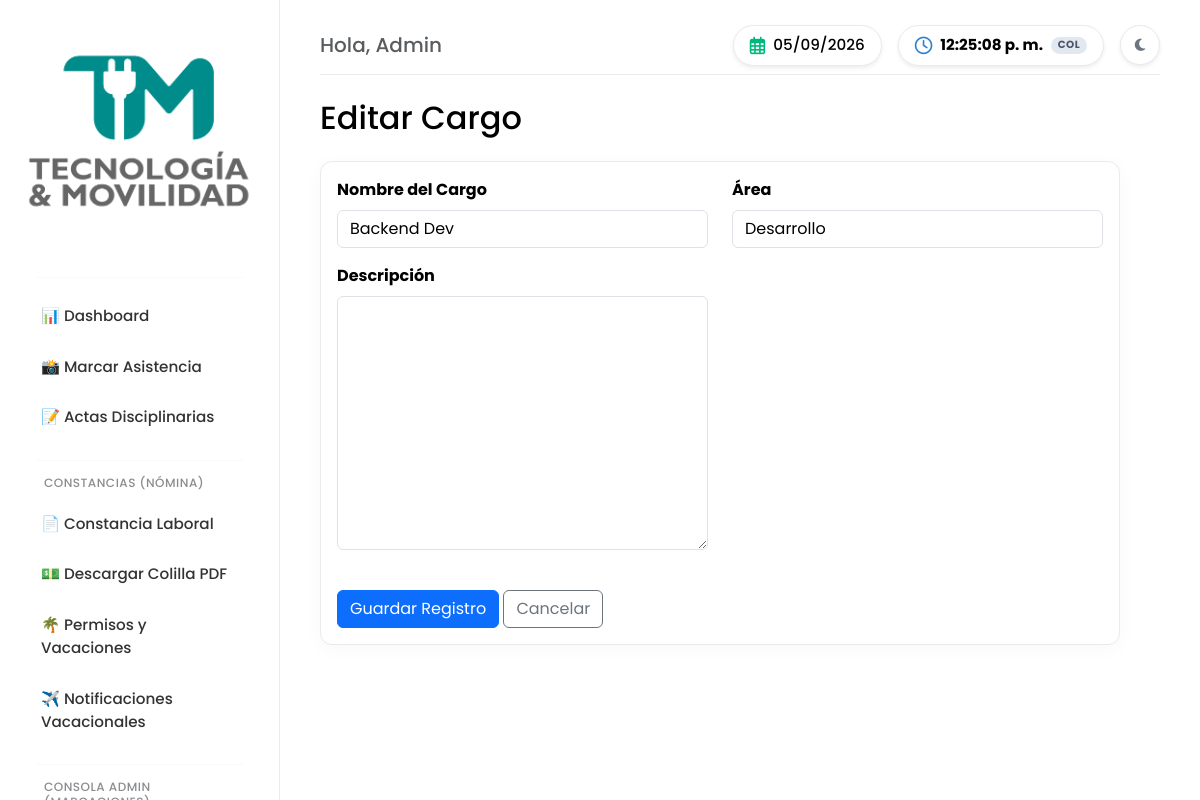
The app's page /positions/1/update/ (signed in) with its own data.
### apps/users/models.py (models this page shows, shortened)
class User(AbstractUser):
    username = None
    document_number = models.CharField('Número de Documento', max_length=20, unique=True)
    role = models.CharField('Rol/Perfil', max_length=20, choices=Role.choices, default=Role.COLABORADOR)
    signature = models.ImageField('Firma Digital', upload_to='secure/signatures/', blank=True, null=True)
    contact_number = models.CharField('Número de Contacto', max_length=20, blank=True)
    birth_date = models.DateField('Fecha de Nacimiento', null=True, blank=True)
    hire_date = models.DateField('Fecha de Ingreso', null=True, blank=True)
    salary = models.DecimalField('Salario', max_digits=12, decimal_places=2, null=True, blank=True)
    emergency_contact = models.CharField('Contacto de Emergencia', max_length=100, blank=True)
    emergency_contact_number = models.CharField('Número Contacto Emergencia', max_length=20, blank=True)
    position = models.ForeignKey('organization.Position', on_delete=models.SET_NULL, null=True, blank=True, verbose_name='Cargo')
    area = models.ForeignKey('organization.Area', on_delete=models.SET_NULL, null=True, blank=True, verbose_name='Área')
    manager = models.ForeignKey('self', on_delete=models.SET_NULL, null=True, blank=True, related_name='subordinates', verbose_name='Jefe Inmediato')
    history = HistoricalRecords()
    USERNAME_FIELD = 'document_number'
    REQUIRED_FIELDS = ['first_name', 'last_name']
    objects = UserManager()
    class Meta:
        verbose_name = 'Usuario / Colaborador'
        verbose_name_plural = 'Usuarios / Colaboradores'

### apps/organization/models.py (models this page shows, shortened)
class Position(models.Model):
    name = models.CharField('Nombre del Cargo', max_length=100)
    area = models.ForeignKey(Area, on_delete=models.CASCADE, related_name='positions', verbose_name='Área')
    description = models.TextField('Descripción', blank=True)
    class Meta:
        verbose_name = 'Cargo'
        verbose_name_plural = 'Cargos'
        unique_together = ('name', 'area')

### core/views.py (the view)
# urls.py: path('positions/<int:pk>/update/', core_views.PositionUpdateView.as_view(), name='positions_update'),
class PositionUpdateView(LoginRequiredMixin, UpdateView):
    model = Position
    fields = ['name', 'area', 'description']
    template_name = 'crud/form.html'
    success_url = reverse_lazy('positions_list')
    def get_context_data(self, **kwargs):
        ctx = super().get_context_data(**kwargs)
        ctx['title'] = 'Editar Cargo'
        return ctx

### apps/organization/models.py (called while the page is built)
    def __str__(self):
        return self.name

### templates/crud/form.html (shortened to what this page needs)
{% extends 'base.html' %}
{% block content %}
<div class="mb-4">
    <h2>{{ title }}</h2>
</div>
<div class="card shadow-sm" style="max-width: 800px;">
    <div class="card-body">
        <form method="post" enctype="multipart/form-data">
            <div class="row">
            {% for field in form %}
                <div class="col-md-6 mb-3">
                    <label class="form-label fw-bold">{{ field.label }}</label>
                    {{ field }}
                </div>
            {% endfor %}
            </div>
            <div class="mt-4">
                <button type="submit" class="btn btn-primary">Guardar Registro</button>
                <a href="javascript:history.back()" class="btn btn-outline-secondary">Cancelar</a>
            </div>
        </form>
    </div>
</div>
{% endblock %}

### templates/base.html (shortened to what this page needs)
{% load static %}
<!DOCTYPE html>
<html lang="es">
<head>
    <link href="https://cdn.jsdelivr.net/npm/bootstrap@5.3.0/dist/css/bootstrap.min.css" rel="stylesheet">
    <link rel="stylesheet" href="https://cdnjs.cloudflare.com/ajax/libs/font-awesome/6.4.0/css/all.min.css">
</head>
<body>
    <div class="d-flex w-100">
        {% if user.is_authenticated %}
        <div class="sidebar offcanvas-lg offcanvas-start p-3" tabindex="-1" id="sidebarMenu" style="width: 280px; flex-shrink: 0;">
            <div class="offcanvas-body d-flex flex-column p-0">
                <div class="text-center mb-3">
                    <img src="{% static 'img/logo.png' %}" alt="Logo TM" style="max-width: 100%; height: auto;">
                </div>
                <hr>
                <a href="{% url 'dashboard' %}">📊 Dashboard</a>
                <a href="{% url 'attendance:mark' %}">📸 Marcar Asistencia</a>
                <a href="{% url 'acts_list' %}">📝 Actas Disciplinarias</a>
                <hr>
                <h6 class="px-2 text-muted">Constancias (Nómina)</h6>
                <a href="{% url 'certificate_labor' %}">📄 Constancia Laboral</a>
                <a href="{% url 'download_payroll' %}">💵 Descargar Colilla PDF</a>
                <a href="{% url 'permissions_list' %}">🌴 Permisos y Vacaciones</a>
                <a href="{% url 'vacations_notify_list' %}">✈️ Notificaciones Vacacionales</a>
                {% if user.role == 'ADMIN' or user.role == 'JEFE' or user.is_superuser %}
                <hr>
                <h6 class="px-2 text-muted">Consola Admin (Marcaciones)</h6>
                {% endif %}
            </div>
        </div>
        {% endif %}
        <div class="content flex-grow-1" style="min-width: 0;">
            {% if user.is_authenticated %}
            <div class="d-flex justify-content-between align-items-center mb-4 pb-2 border-bottom">
                <div class="d-flex align-items-center gap-3">
                    <h5 class="m-0 text-muted d-none d-sm-block">Hola, {{ user.first_name }}</h5>
                </div>
                <div class="d-flex align-items-center gap-3 top-bar-capsules">
                    <div class="d-flex align-items-center px-3 py-2 rounded-pill shadow-sm" style="background: var(--clock-bg); border: 1px solid var(--border-color);">
                        <i class="far fa-calendar-alt" style="color: #00b87c; font-size: 1.1rem; margin-right: 8px;"></i>
                        <span id="live-date" class="fw-medium" style="font-size: 0.95rem; color: var(--bs-body-color);">--/--/----</span>
                    </div>
                    <div class="d-flex align-items-center px-3 py-2 rounded-pill shadow-sm" style="background: var(--clock-bg); border: 1px solid var(--border-color);">
                        <i class="far fa-clock" style="color: #3182ce; font-size: 1.1rem; margin-right: 8px;"></i>
                        <span id="live-time" class="fw-bold" style="font-size: 0.95rem; color: var(--bs-body-color); font-variant-numeric: tabular-nums;">--:--:--</span>
                        <span class="badge ms-2 rounded-pill" style="background: #e2e8f0; color: #4a5568; font-size: 0.65rem; letter-spacing: 0.5px;">COL</span>
                    </div>
                    <button id="themeToggle" class="btn btn-outline-secondary btn-sm rounded-circle d-flex align-items-center justify-content-center shadow-sm" style="width: 40px; height: 40px; transition: all 0.3s; background: var(--clock-bg); border-color: var(--border-color);">
                    </button>
                </div>
            </div>
            {% endif %}
            {% block content %}{% endblock %}
        </div>
    </div>
</body>
</html>

### templates/base.html (style rules this page uses)
:root[data-bs-theme="light"] { --bs-body-bg: #ffffff; --bs-body-color: #000000; --sidebar-bg: #f8f9fa; --sidebar-border: #eaeaea; --sidebar-text: #333333; --sidebar-hover: #e9ecef; --card-border: #eaeaea; --card-shadow: 0 4px 20px rgba(0,0,0,0.03); --border-color: #eaeaea; --clock-bg: #ffffff; }
body { font-family: 'Poppins', sans-serif; background-color: var(--bs-body-bg); color: var(--bs-body-color); transition: background-color 0.3s ease, color 0.3s ease; }
.sidebar { background-color: var(--sidebar-bg); border-right: 1px solid var(--sidebar-border); transition: all 0.3s ease; }
@media (min-width: 992px) { .sidebar { height: 100vh; position: sticky !important; top: 0; overflow-y: auto; } }
.sidebar a { color: var(--sidebar-text); text-decoration: none; padding: 12px 15px; display: block; border-radius: 8px; margin: 0 10px 4px 10px; font-weight: 500; font-size: 0.95rem; transition: all 0.2s ease; }
.sidebar hr { border-color: var(--sidebar-border); margin: 15px 20px; }
.sidebar h6 { font-size: 0.75rem; text-transform: uppercase; letter-spacing: 0.5px; margin-left: 20px; margin-bottom: 10px; color: var(--sidebar-text); opacity: 0.7; }
.card { background-color: var(--bs-body-bg) !important; border: 1px solid var(--card-border) !important; box-shadow: var(--card-shadow) !important; border-radius: 12px !important; transition: all 0.3s ease; }
.border-bottom { border-color: var(--border-color) !important; }
.content { padding: 25px; max-width: 100vw; }
@media (min-width: 992px) { .content { padding: 25px 40px; } }

### records on screen
User: first_name "Admin"
Position: form "Backend Dev" "Desarrollo"

### other values on screen
{{ title }} "Editar Cargo"
{{ field.label }} "Nombre del Cargo" "Área" "Descripción"
